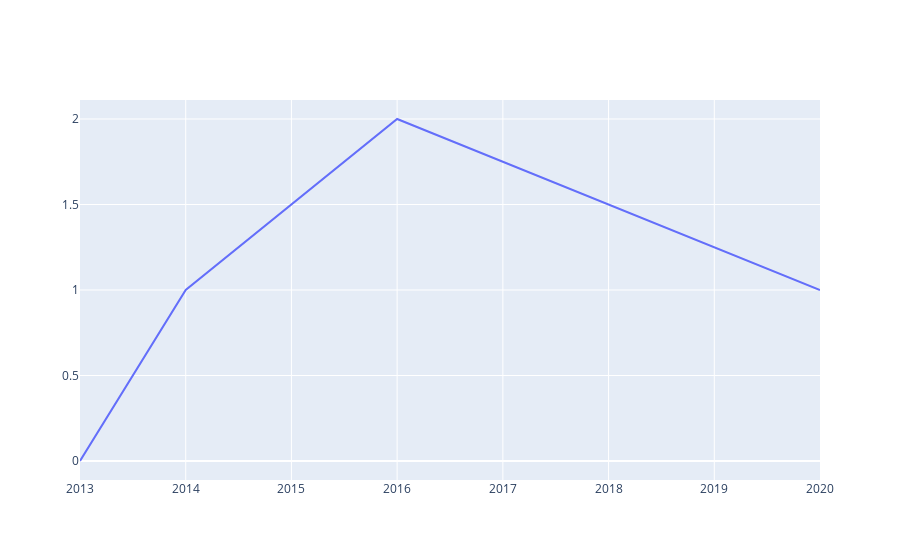

The cell this chart's notebook holds for it:
### Code cell
fig2.add_trace(go.Scatter(x = years,y = good,mode='lines'))

### Figure 1 — Plotly figure (JSON) as saved in the notebook; plotly's stock layout.template omitted (floating-point values rounded to 4 significant figures)
{"data": [{"mode": "lines", "type": "scatter", "x": [2013, 2014, 2016, 2020], "y": [0, 1, 2, 1]}], "layout": {}}
